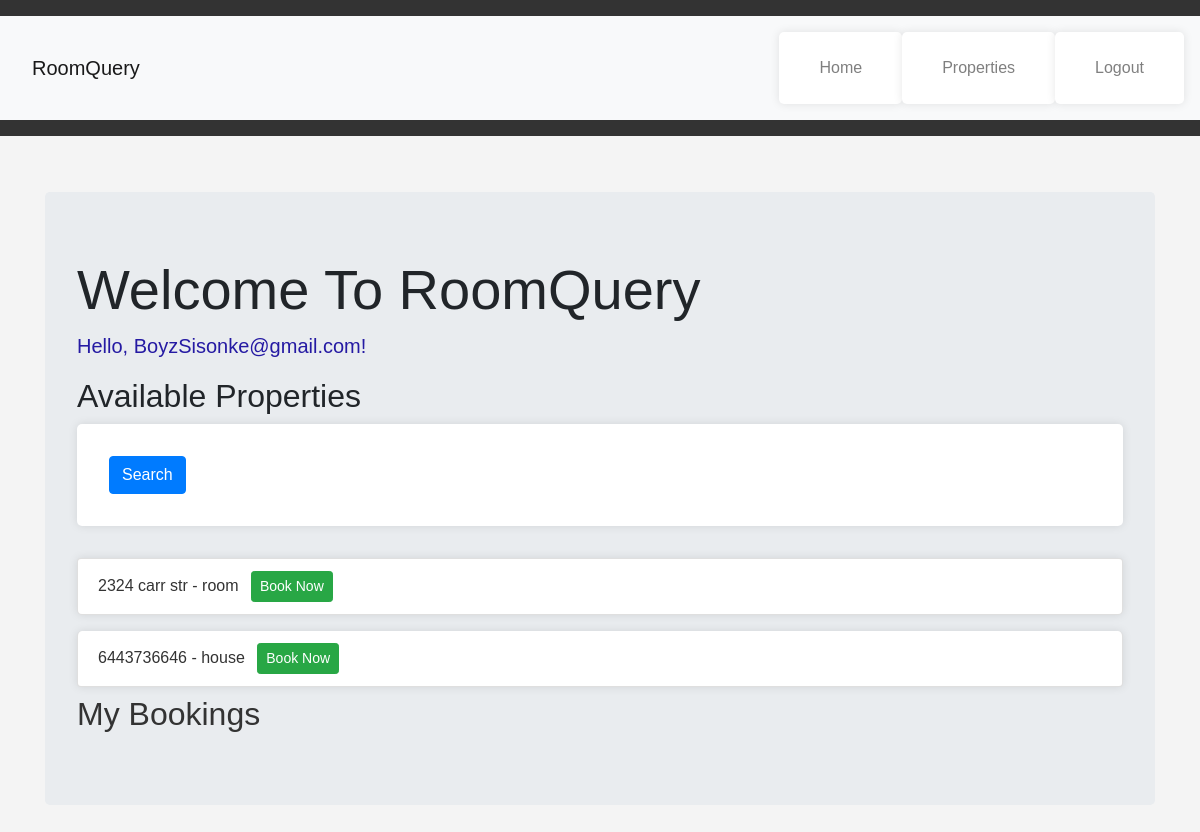
Screenshot of / (signed in) with the database file from the repository.
### core/models.py (models this page shows, shortened)
class User(AbstractBaseUser):
    email = models.EmailField(unique=True)
    user_type = models.CharField(max_length=10, choices=[("tenant", "Tenant"),("landlord", "Landlord")])
    is_active = models.BooleanField(default=True)
    is_staff = models.BooleanField(default=False)
    is_superuser = models.BooleanField(default=False)
    USERNAME_FIELD = 'email'
    REQUIRED_FIELDS = []
    objects = UserManager()

class Property(models.Model):
    landlord = models.ForeignKey(User, on_delete=models.CASCADE)
    address = models.CharField(max_length=255)
    property_type = models.CharField(max_length=50)
    bedrooms = models.IntegerField()
    bathrooms = models.IntegerField()
    rent_price = models.DecimalField(max_digits=10, decimal_places=2)
    description = models.TextField()
    image = models.ImageField(upload_to=property_image_path, blank=True, null=True)

### core/views.py (the view)
# urls.py: path('', views.index, name='index'),
def index(request):
    properties = Property.objects.all()
    return render(request, 'core/index.html', {'properties': properties})

### core/templates/core/index.html (shortened to what this page needs)
{% extends 'core/base.html' %}
{% block content %}
<div class="jumbotron">
    <h1 class="display-4">Welcome To RoomQuery</h1>
    {% if user.is_authenticated %}
        <p class="lead">Hello, {{ user.email }}!</p>
        {% if user.user_type == "landlord" %}
            <h2>Your Properties</h2>
            <ul class="list-group">
                {% for property in user.property_set.all %}
                    <li class="list-group-item">
                        <a href="{% url 'property_detail' property.pk %}">{{ property.address }} - {{ property.property_type }}</a>
                        (<a href="{% url 'property_update' property.pk %}">Edit</a> | <a href="{% url 'property_delete' property.pk %}">Delete</a>)
                    </li>
                {% empty %}
                    <li class="list-group-item">You have no properties listed. <a href="{% url 'property_create' %}">Add a new property</a>.</li>
                {% endfor %}
            </ul>
            <h2><a href="{% url 'landlord_bookings' %}">Manage Bookings</a></h2>
        {% elif user.user_type == "tenant" %}
            <h2>Available Properties</h2>
            <form method="get" action="{% url 'property_list' %}" class="mb-4">
                <button type="submit" class="btn btn-primary">Search</button>
            </form>
            <ul class="list-group">
                {% for property in properties %}
                    <li class="list-group-item">
                        <a href="{% url 'property_detail' property.pk %}">{{ property.address }} - {{ property.property_type }}</a>
                        {% if user.user_type == 'tenant' %}
                            <a href="{% url 'book_property' property.pk %}" class="btn btn-success btn-sm ml-2">Book Now</a>
                        {% endif %}
                    </li>
                {% empty %}
                    <li class="list-group-item">No properties available.</li>
                {% endfor %}
            </ul>
            <h2><a href="{% url 'tenant_bookings' %}">My Bookings</a></h2>
        {% endif %}
    {% else %}
        <p class="lead">Please <a href="{% url 'login' %}">login</a> or <a href="{% url 'signup' %}">sign up</a> to manage or view properties.</p>
    {% endif %}
</div>
{% endblock %}

### core/static/css/styles.css (style rules this page uses)
body { font-family: Arial, sans-serif; background-color: #f4f4f4; margin: 0; padding: 0; }
form { background-color: #fff; padding: 2rem; border-radius: 5px; box-shadow: 0 0 10px rgba(0,0,0,0.1); }
button { background-color: #333; color: #fff; padding: 0.5rem 1rem; border: none; border-radius: 5px; cursor: pointer; }
a { color: #333; text-decoration: none; }
ul { list-style: none; padding: 0; }
ul li { background-color: #fff; margin: 0.5rem 0; padding: 1rem; border-radius: 5px; box-shadow: 0 0 10px rgba(0,0,0,0.1); }
p { font-size: 1rem; color: #251aa3; line-height: 1.5; margin-bottom: 1rem; }

### rows the page displays
User: email "BoyzSisonke@gmail.com"
Property: address "2324 carr str", property_type "room"
Property: address "6443736646", property_type "house"
